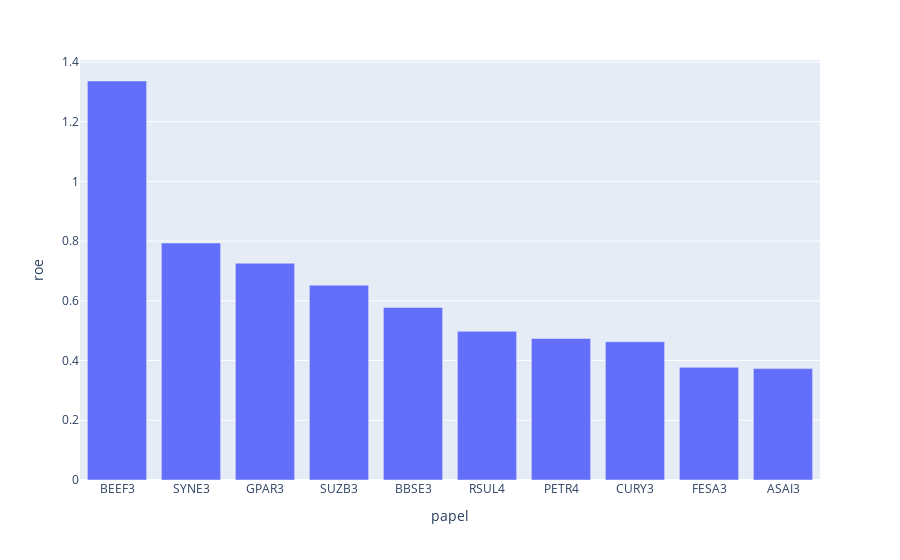

The cell this chart's notebook holds for it:
### Code cell
# grafico maiores Roe
aux = df_final.sort_values('roe', ascending= False).reset_index().rename( columns= {'index': 'papel'}).head(10)
px.bar( aux, x= 'papel', y= 'roe')

### Figure 1 — Plotly figure (JSON) as saved in the notebook; plotly's stock layout.template omitted (floating-point values rounded to 4 significant figures)
{"data": [{"alignmentgroup": "True", "hovertemplate": "papel=%{x}<br>roe=%{y}<extra></extra>", "legendgroup": "", "marker": {"color": "#636efa", "pattern": {"shape": ""}}, "name": "", "offsetgroup": "", "orientation": "v", "showlegend": false, "textposition": "auto", "type": "bar", "x": ["BEEF3", "SYNE3", "GPAR3", "SUZB3", "BBSE3", "RSUL4", "PETR4", "CURY3", "FESA3", "ASAI3"], "xaxis": "x", "y": [1.336, 0.7934, 0.7259, 0.6524, 0.5776, 0.4979, 0.4738, 0.463, 0.3772, 0.373], "yaxis": "y"}], "layout": {"barmode": "relative", "legend": {"tracegroupgap": 0}, "margin": {"t": 60}, "xaxis": {"anchor": "y", "domain": [0, 1], "title": {"text": "papel"}}, "yaxis": {"anchor": "x", "domain": [0, 1], "title": {"text": "roe"}}}}
